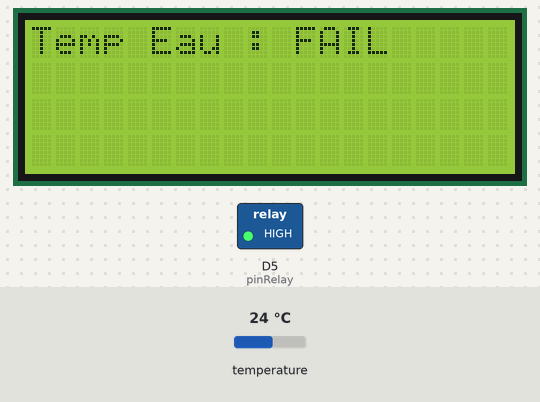
A sketch run on a simulated ESP8266 (NodeMCU). Parts: 20×4 character LCD, switched loads named in the sketch (green lamp = pin HIGH). The inputs (shaded band) are chosen by the test bench; at power-on: temperature 24 °C. WiFi joins after 1.5 s; servers stay silent unless stated; uploads are accepted with an empty reply; what the sketch prints to the serial monitor is not drawn.

Above: at 3.0 s.
3.1 s: temperature set to 12 °C
At 4.5 s:
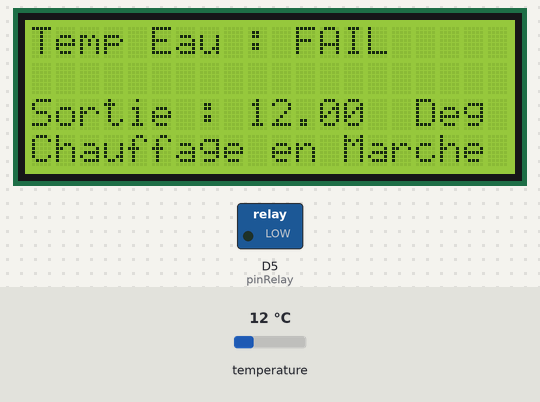
10.0 s: temperature set to 5.6 °C
At 21.3 s:
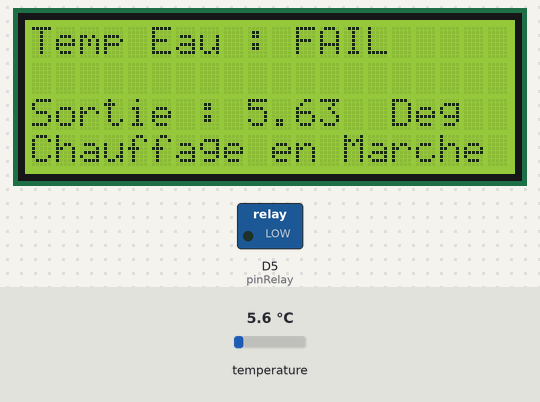
21.6 s: temperature set to 4.8 °C
At 38.3 s:
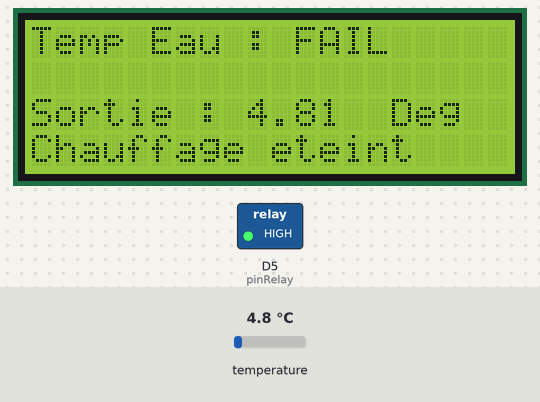
Timing chart, 0 to 39.8 s (numbered marks = the images above; inputs shaded):
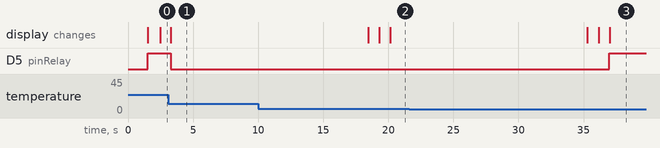

The sketch:

sketch_jun05a_V2_3_sondes_RPI.ino
```cpp
#include <ESP8266WiFi.h>
#include <Wire.h> // Librairie Wire I2C
#include <LiquidCrystal_I2C.h> //librairie LDC I2C
#include <OneWire.h> // Inclusion de la librairie OneWire
#define DS18B20 0x28     // Adresse 1-Wire du DS18B20
#define BROCHE_ONEWIRE D6 // Broche utilisée pour le bus 1-Wire

// valeurs pour le WiFi
const char* ssid     = "Caro et Nico capsule";
const char* password = "caronicobron";

// Constantes de l'appel HTTP JEEDOM
const char* host = "192.168.0.42";
const char* privateKey = "OnZDArdmkGJGBPE6Hjd6s69eKHIQETuf";


// Les constantes pour gérer la temperature
const float seuilDeclenchement = 5; // ecart de Temp pour le délenchement du chauffage
const float tempEauMax = 30; // Temperature maximum de l'eau pour arret chauffage.
const int pinRelay = D5; // pin squi pilote le relay.


LiquidCrystal_I2C lcd(0x27,20,4);  // Déclaration du LCD 4 lignes

void setup() {

Serial.begin(115200);
  delay(10);

  // Connexion au WiFi

  Serial.print("Connexion au WiFi ");
  Serial.println(ssid);
  lcd.setCursor(0, 1);
  lcd.print("Connexion Wifi");

  WiFi.begin(ssid, password);    // On se connecte

  while (WiFi.status() != WL_CONNECTED) { // On attend
    delay(500);
    Serial.print(".");
  }

  Serial.println("");  // on affiche les paramÃ¨tres
  Serial.println("WiFi connecté");
  Serial.print("Adresse IP du module EPC: ");
  Serial.println(WiFi.localIP());
  Serial.print("Adresse IP de la box : ");
  Serial.println(WiFi.gatewayIP());
  Serial.println();

  // Set des Pin de l'ESP
  pinMode (pinRelay, OUTPUT); //Set la pin du relay en Output
  digitalWrite (pinRelay, HIGH); // On ouvre le relai

}


OneWire ds(BROCHE_ONEWIRE); // Création de l'objet OneWire ds

// Fonction récupérant la température depuis le DS18B20
// Retourne true si tout va bien, ou false en cas d'erreur
boolean getTemperature(float *temp){
  byte data[9], addr[8];
  // data : Données lues depuis le scratchpad
  // addr : adresse du module 1-Wire détecté

  if (!ds.search(addr)) { // Recherche un module 1-Wire
    Serial.println("pas d'adresse");
    ds.reset_search();    // Réinitialise la recherche de module

    return false;         // Retourne une erreur
  }

  if (OneWire::crc8(addr, 7) != addr[7]){ // Vérifie que l'adresse a été correctement reçue
    Serial.println("message corrompu");
    return false;                        // Si le message est corrompu on retourne une erreur
    }

  if (addr[0] != DS18B20) { // Vérifie qu'il s'agit bien d'un DS18B20
    Serial.println("ce n'est pas un DS18B20");
    return false;         // Si ce n'est pas le cas on retourne une erreur
    }

  ds.reset();             // On reset le bus 1-Wire
  ds.select(addr);        // On sélectionne le DS18B20

  ds.write(0x44, 1);      // On lance une prise de mesure de température
  delay(800);             // Et on attend la fin de la mesure

  ds.reset();             // On reset le bus 1-Wire
  ds.select(addr);        // On sélectionne le DS18B20
  ds.write(0xBE);         // On envoie une demande de lecture du scratchpad

  for (byte i = 0; i < 9; i++) // On lit le scratchpad
    data[i] = ds.read();       // Et on stock les octets reçus

  // Calcul de la température en degré Celsius
  *temp = ((data[1] << 8) | data[0]) * 0.0625;

  // Pas d'erreur
  return true;
}


void loop() {

float temp; // Temperature retournée par la sonde
float tempEau; // Tempearture de l'eau
float tempAir; // Temperature de l'air
float tempSortie; //Temperature en sortie de chauffage
bool chauff; //chauffage en marche en pas
lcd.begin();


if(getTemperature(&temp)) {
     tempAir = temp;
    // Affiche la température de la sonde 1 (Noire) dans le moniteur serie
    Serial.print("Temp Air: ");
    Serial.print(tempAir);
    Serial.println("°C");


    lcd.setCursor(0, 0);
    lcd.print("Air : ");
    lcd.print (tempAir);
    // lcd.print(176); // caractère ° -> marche pas
    lcd.print("  Deg");
  }
  else {
    Serial.println ("mesure de la temperature de l'air non faite");
    lcd.setCursor(0, 1);
    lcd.print("Temp Air : FAIL ");
    tempAir = 0;
  }


  // Lit la température ambiante à ~1Hz
  if(getTemperature(&temp)) {

    tempEau = temp;
    // Affiche la température de la sonde 2 dans le moniteur serie
    Serial.print("Temp Eau : ");
    Serial.print(tempEau);
    Serial.println("°C");


    lcd.backlight();
    lcd.setCursor(0, 1);
    lcd.print("Eau : ");
    lcd.print (tempEau);
    lcd.print("  Deg");

  }
  else {
    Serial.println ("mesure de la temperature de l'eau  non faite");
    lcd.setCursor(0, 0);
    lcd.print("Temp Eau : FAIL ");
    tempEau = 0;
  }


 if(getTemperature(&temp)) {
     tempSortie = temp;
    // Affiche la température de la sonde 3 dans le moniteur serie
    Serial.print("Temp Sortie: ");
    Serial.print(tempSortie);
    Serial.println(" °C");


    lcd.setCursor(0, 2);
    lcd.print("Sortie : ");
    lcd.print (tempSortie);
    // lcd.print(176); // caractère °
    lcd.print("  Deg");
  }
  else {
    Serial.println ("mesure de la temperature de sortie non faite");
    lcd.setCursor(0, 2);
    lcd.print("Temp Sortie : FAIL ");
    tempAir = 0;
  }


ds.reset_search();    // Réinitialise la recherche de module


//          -------------------------------
//                  Gestion du relai
//          -------------------------------

  if (tempAir - tempEau > seuilDeclenchement && tempEau < tempEauMax){ // On atteint le seuil mais on est en dessous de la temp max de l'eau, on ferme le circuit.
       chauff = true;
       digitalWrite (pinRelay, LOW); // le relai est cablé en NO "normalement ouvert"
       Serial.println("Chauffage en Marche");
       Serial.println();
       Serial.println();

       lcd.setCursor(0, 3);
       lcd.print("Chauffage en Marche");

    }
    else {
       chauff=false;
       digitalWrite (pinRelay, HIGH); // le relai est cablé en NO "normalement ouvert"
       Serial.println("Chauffage éteint");

       lcd.setCursor(0, 3);
       lcd.print("Chauffage eteint");

       if (tempEau > tempEauMax){
       lcd.setCursor(0, 3);
       lcd.print("Risque Eau Verte !!!");
       }

       Serial.println();
       Serial.println();

    }

//      -------------------------------
//                  JEEDOM
//      -------------------------------

  // Use WiFiClient class to create TCP connections
  WiFiClient client;
  const int httpPort = 80;
  if (!client.connect(host, httpPort)) {
    Serial.println("connection failed");
    return;
  }


// -------------------------------
//  Envoi Temperature de l'eau à Jeedom
// -------------------------------


   // creation URI pour temperature de l'eau
  String urlEau = "/core/api/jeeApi.php?apikey=";
  urlEau += privateKey;
  urlEau += "&type=";
  urlEau += "virtual";
  urlEau += "&id=";
  urlEau += "267";
  urlEau += "&value=";
  urlEau += tempEau;

  //Serial.print("Requesting URL: ");
  //Serial.println(urlEau);

  // Envoi de la terature de l'eau à Jeedom
  client.print(String("POST ") + urlEau + " HTTP/1.1\r\n" +
               "Host: " + host + "\r\n" +
               "httpPort: " + httpPort + "\r\n" +
               "Connection: close\r\n\r\n");

 /// Affiche le retour serveur

   while(client.available()){
    String line = client.readStringUntil('\r');
    Serial.println(line);
   }

// --------------------------------------
//  Envoi Temperature de l'air à Jeedom
// --------------------------------------

    // URI pour la temperature de l'air
  String urlAir = "/core/api/jeeApi.php?apikey=";
  urlAir += privateKey;
  urlAir += "&type=";
  urlAir += "virtual";
  urlAir += "&id=";
  urlAir += "268";
  urlAir += "&value=";
  urlAir += tempAir;

  //Serial.print("Requesting URL: ");
  //Serial.println(urlAir);

  if (!client.connect(host, httpPort)) {
    Serial.println("connection failed");
    return;
  }

  // Envoi de la temperature de l'air
  client.print(String("POST ") + urlAir + " HTTP/1.1\r\n" +
               "Host: " + host + "\r\n" +
               "httpPort: " + httpPort + "\r\n" +
               "Connection: close\r\n\r\n");

    // Affiche le retour serveur
   while(client.available()){
    String line = client.readStringUntil('\r');
    Serial.println(line);
   }

// --------------------------------------
//  Envoi Temperature de sortie à Jeedom
// --------------------------------------

    // URI pour la temperature de sortie
  String urlSortie = "/core/api/jeeApi.php?apikey=";
  urlSortie += privateKey;
  urlSortie += "&type=";
  urlSortie += "virtual";
  urlSortie += "&id=";
  urlSortie += "269";
  urlSortie += "&value=";
  urlSortie += tempSortie;

  //Serial.print("Requesting URL: ");
  //Serial.println(urlSortie);

  if (!client.connect(host, httpPort)) {
    Serial.println("connection failed");
    return;
  }

  // Envoi de la temperature de sortie
  client.print(String("POST ") + urlSortie + " HTTP/1.1\r\n" +
               "Host: " + host + "\r\n" +
               "httpPort: " + httpPort + "\r\n" +
               "Connection: close\r\n\r\n");

    // Affiche le retour serveur
   while(client.available()){
    String line = client.readStringUntil('\r');
    Serial.println(line);
   }


// ---------------------------------------
//  Gestion statut du chauffage à Jeedom
// ---------------------------------------


   // URI pour la gestion du chauffage
  String urlChauff = "/core/api/jeeApi.php?apikey=";
  urlChauff += privateKey;
  urlChauff += "&type=";
  urlChauff += "virtual";
  urlChauff += "&id=";
  urlChauff += "270";
  urlChauff += "&value=";
  urlChauff += chauff;

  //Serial.print("Requesting URL: ");
  //Serial.println(urlChauff);

  if (!client.connect(host, httpPort)) {
    Serial.println("connection failed");
    return;
  }

  // Postage
  client.print(String("POST ") + urlChauff + " HTTP/1.1\r\n" +
               "Host: " + host + "\r\n" +
               "httpPort: " + httpPort + "\r\n" +
               "Connection: close\r\n\r\n");

   // Affiche le retour serveur
   while(client.available()){
    String line = client.readStringUntil('\r');
    Serial.println(line);
   }

    delay (10000);
 }
```

Measured:
- the behaviour switches between 5.1 and 5 °C on temperature (found by bisection; images 2 and 3)
- after the input at 3.1 s, the display: changes after 0.20 s (image 1)
- after the input at 21.6 s, D5 (pinRelay): LOW → HIGH after 15.4 s; the display: first differs from a run without the input after 15.4 s (image 3)
